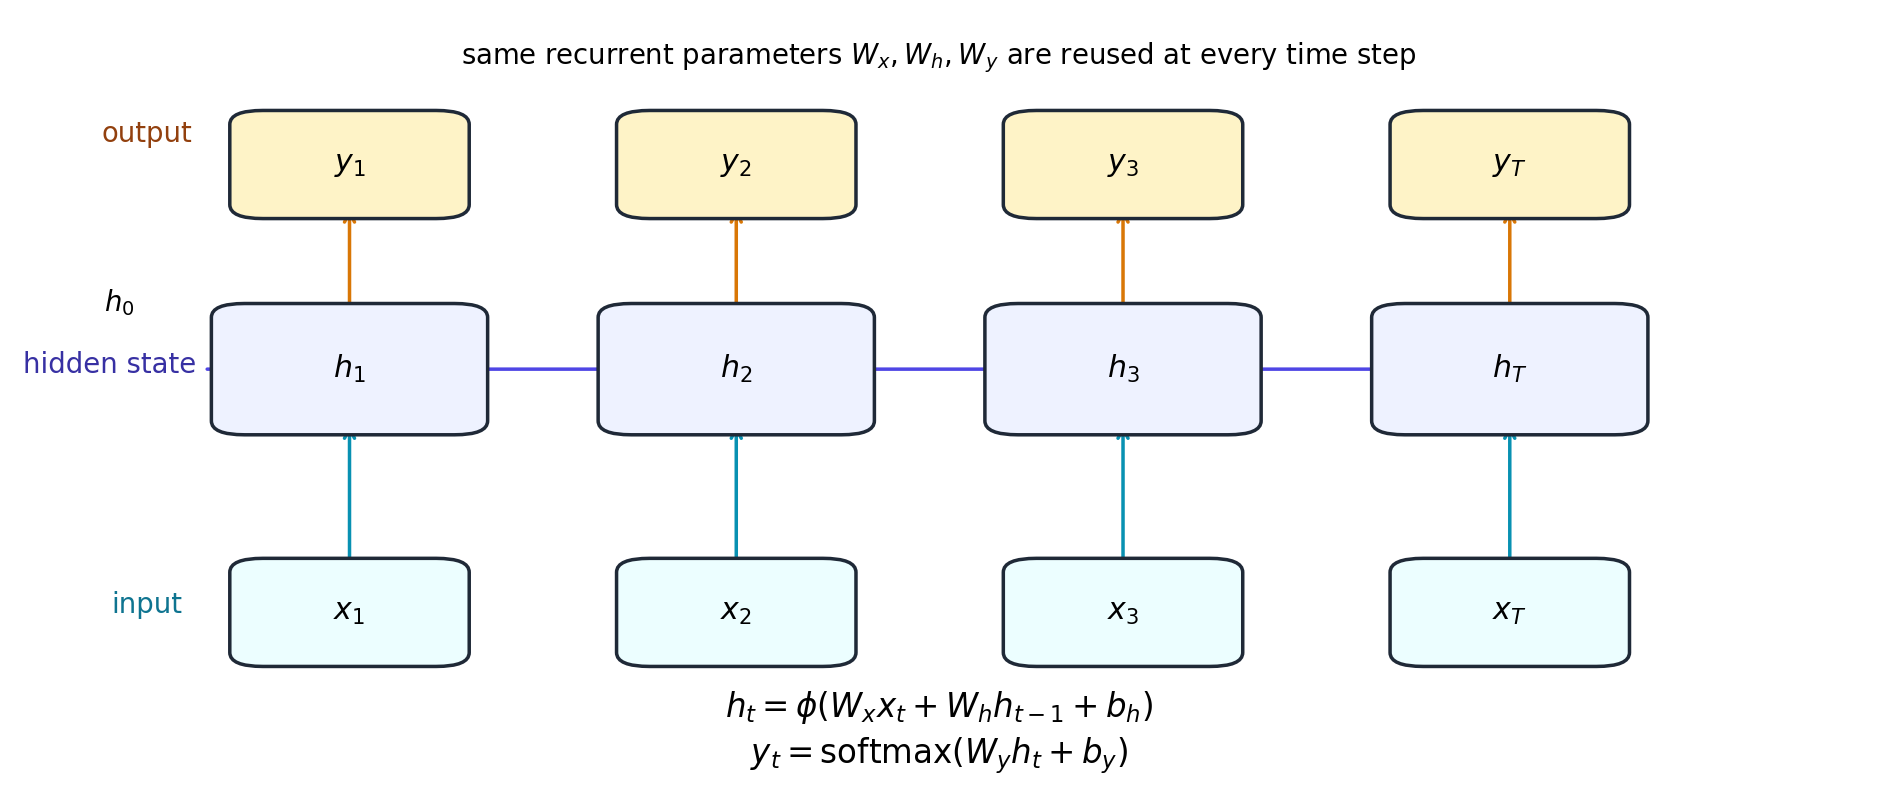

Write the Python code that produced this figure.
from pathlib import Path

import matplotlib.pyplot as plt
from matplotlib.patches import FancyBboxPatch


def draw_box(ax, xy, width, height, label, facecolor="#f8fafc", edgecolor="#1f2937"):
    x, y = xy
    box = FancyBboxPatch(
        (x, y),
        width,
        height,
        boxstyle="round,pad=0.02,rounding_size=0.018",
        facecolor=facecolor,
        edgecolor=edgecolor,
        linewidth=1.4,
        zorder=3,
    )
    ax.add_patch(box)
    ax.text(x + width / 2, y + height / 2, label, ha="center", va="center", fontsize=12, zorder=4)


def draw_arrow(ax, src, dst, color="#64748b", lw=1.4, rad=0.0):
    ax.annotate(
        "",
        xy=dst,
        xytext=src,
        arrowprops={
            "arrowstyle": "->",
            "color": color,
            "linewidth": lw,
            "connectionstyle": f"arc3,rad={rad}",
        },
        zorder=2,
    )


def main() -> None:
    out_path = Path(__file__).resolve().with_name("rnn_structure.png")

    fig, ax = plt.subplots(figsize=(10.6, 4.6))
    ax.set_xlim(0, 1)
    ax.set_ylim(0, 1)
    ax.axis("off")

    xs = [0.18, 0.39, 0.60, 0.81]
    cell_w, cell_h = 0.11, 0.13
    y_cell = 0.48
    y_input = 0.18
    y_output = 0.76

    for idx, x in enumerate(xs, start=1):
        suffix = str(idx) if idx < 4 else "T"
        draw_box(ax, (x - cell_w / 2, y_cell), cell_w, cell_h, f"$h_{suffix}$", facecolor="#eef2ff")
        draw_box(ax, (x - 0.045, y_input), 0.09, 0.10, f"$x_{suffix}$", facecolor="#ecfeff")
        draw_box(ax, (x - 0.045, y_output), 0.09, 0.10, f"$y_{suffix}$", facecolor="#fef3c7")

        draw_arrow(ax, (x, y_input + 0.10), (x, y_cell), color="#0891b2")
        draw_arrow(ax, (x, y_cell + cell_h), (x, y_output), color="#d97706")

    for i in range(len(xs) - 1):
        x0 = xs[i] + cell_w / 2
        x1 = xs[i + 1] - cell_w / 2
        draw_arrow(ax, (x0, y_cell + cell_h / 2), (x1, y_cell + cell_h / 2), color="#4f46e5")

    ax.text(0.50, 0.94, "same recurrent parameters $W_x, W_h, W_y$ are reused at every time step", ha="center", fontsize=11)
    ax.text(0.50, 0.095, "$h_t = \\phi(W_xx_t + W_hh_{t-1} + b_h)$", ha="center", fontsize=13)
    ax.text(0.50, 0.035, "$y_t = \\operatorname{softmax}(W_yh_t + b_y)$", ha="center", fontsize=13)

    ax.text(0.07, 0.84, "output", ha="center", fontsize=11, color="#92400e")
    ax.text(0.05, 0.54, "hidden state", ha="center", fontsize=11, color="#3730a3")
    ax.text(0.07, 0.23, "input", ha="center", fontsize=11, color="#0e7490")

    draw_arrow(ax, (0.10, y_cell + cell_h / 2), (xs[0] - cell_w / 2, y_cell + cell_h / 2), color="#4f46e5")
    ax.text(0.055, y_cell + cell_h / 2 + 0.075, "$h_0$", ha="center", fontsize=11)

    fig.tight_layout()
    fig.savefig(out_path, dpi=180, bbox_inches="tight")


if __name__ == "__main__":
    main()
